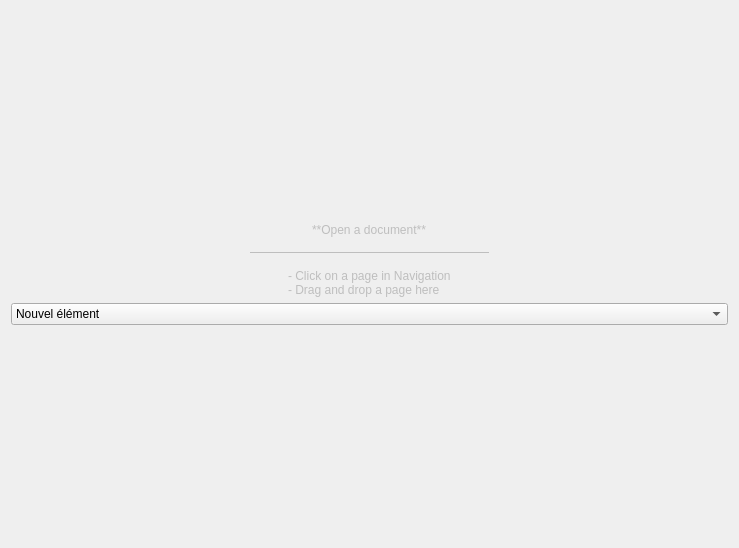
<?xml version="1.0" encoding="UTF-8"?>
<ui version="4.0">
 <class>EmptyView</class>
 <widget class="QWidget" name="EmptyView">
  <property name="geometry">
   <rect>
    <x>0</x>
    <y>0</y>
    <width>739</width>
    <height>548</height>
   </rect>
  </property>
  <property name="windowTitle">
   <string>Form</string>
  </property>
  <layout class="QVBoxLayout" name="verticalLayout">
   <item>
    <spacer name="verticalSpacer">
     <property name="orientation">
      <enum>Qt::Vertical</enum>
     </property>
     <property name="sizeHint" stdset="0">
      <size>
       <width>20</width>
       <height>40</height>
      </size>
     </property>
    </spacer>
   </item>
   <item alignment="Qt::AlignHCenter">
    <widget class="QLabel" name="label">
     <property name="enabled">
      <bool>false</bool>
     </property>
     <property name="text">
      <string>**Open a document**</string>
     </property>
     <property name="textFormat">
      <enum>Qt::MarkdownText</enum>
     </property>
    </widget>
   </item>
   <item>
    <layout class="QHBoxLayout" name="horizontalLayout">
     <item>
      <spacer name="horizontalSpacer">
       <property name="orientation">
        <enum>Qt::Horizontal</enum>
       </property>
       <property name="sizeHint" stdset="0">
        <size>
         <width>40</width>
         <height>20</height>
        </size>
       </property>
      </spacer>
     </item>
     <item>
      <widget class="Line" name="line">
       <property name="enabled">
        <bool>false</bool>
       </property>
       <property name="sizePolicy">
        <sizepolicy hsizetype="Expanding" vsizetype="Fixed">
         <horstretch>0</horstretch>
         <verstretch>0</verstretch>
        </sizepolicy>
       </property>
       <property name="frameShadow">
        <enum>QFrame::Plain</enum>
       </property>
       <property name="orientation">
        <enum>Qt::Horizontal</enum>
       </property>
      </widget>
     </item>
     <item>
      <spacer name="horizontalSpacer_2">
       <property name="orientation">
        <enum>Qt::Horizontal</enum>
       </property>
       <property name="sizeHint" stdset="0">
        <size>
         <width>40</width>
         <height>20</height>
        </size>
       </property>
      </spacer>
     </item>
    </layout>
   </item>
   <item alignment="Qt::AlignHCenter">
    <widget class="QLabel" name="label_2">
     <property name="enabled">
      <bool>false</bool>
     </property>
     <property name="text">
      <string>- Click on a page in Navigation
- Drag and drop a page here</string>
     </property>
     <property name="textFormat">
      <enum>Qt::MarkdownText</enum>
     </property>
    </widget>
   </item>
   <item>
    <widget class="QComboBox" name="comboBox">
     <property name="editable">
      <bool>false</bool>
     </property>
     <item>
      <property name="text">
       <string>Nouvel élément</string>
      </property>
     </item>
     <item>
      <property name="text">
       <string>Nouvel élément</string>
      </property>
     </item>
     <item>
      <property name="text">
       <string>Nouvel élément</string>
      </property>
     </item>
     <item>
      <property name="text">
       <string>Nouvel élément</string>
      </property>
     </item>
    </widget>
   </item>
   <item>
    <spacer name="verticalSpacer_2">
     <property name="orientation">
      <enum>Qt::Vertical</enum>
     </property>
     <property name="sizeHint" stdset="0">
      <size>
       <width>20</width>
       <height>40</height>
      </size>
     </property>
    </spacer>
   </item>
  </layout>
 </widget>
 <resources/>
 <connections/>
</ui>
